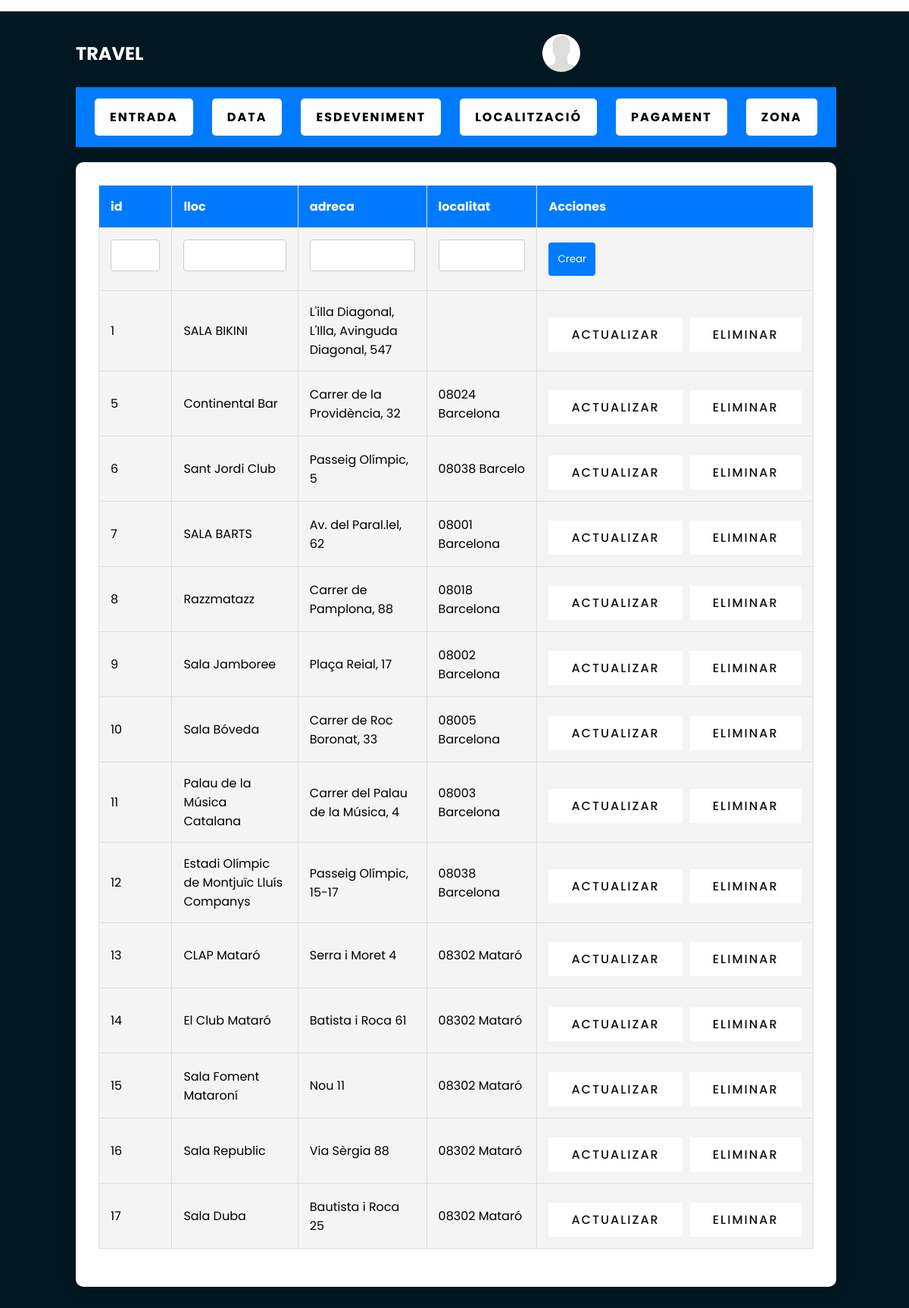
The page /index.php?MantenimentLocalitzacio/showMantenimentLocalitzacio on the database its author committed.
### tables this page shows
CREATE TABLE `tbl_localitzacio` (
  `id` int NOT NULL AUTO_INCREMENT,
  `lloc` varchar(90) NOT NULL,
  `adreca` varchar(90) NOT NULL,
  `localitat` varchar(90) NOT NULL,
  PRIMARY KEY (`id`)
);

### classes/controlador/mantenimentlocalitzaciocontroller.class.php (called while the page is built, shortened)
<?php
class MantenimentLocalitzacioController extends Controlador
{
    public function showMantenimentLocalitzacio()
    {
        $localitzacioModel = new LocalitzacioModel();
        $ObjectArray = $localitzacioModel->read();
               $view = new MantenimentLocalitzacioView();
        $view->showMantenimentLocalitzacio($ObjectArray);
    }
}
?>

### index.php (called while the page is built, shortened)
<?php
try {
    $cFront = new FrontController();
    $cFront->dispatch();
} catch (Exception $e) {
    $vError = new ErrorView();
    $vError->show($e);
}

### classes/modelo/localitzacio.class.php (called while the page is built, shortened)
<?php
class Localitzacio {
    public function __construct($id, $lloc, $adreca, $localitat) {
        $this->id = $id;
    }
}
?>

### classes/modelo/DataBase.php (called while the page is built, shortened)
<?php
class DataBase extends Singleton
{
    private static $link;
    private static $conexion;
    public function __construct($action)
    {
        self::$conexion = new Connexio($action);
    }
    private static function connectToDatabase()
    {
        switch (self::$conexion->getSgbd()) {
            case 'mysql':
                self::$link = new mysqli(self::$conexion->getServer(), self::$conexion->getUser(), self::$conexion->getPassword(), self::$conexion->getDbname());
                break;
        }
    }
    public static function executarSQL($sSql, $aParam = null)
    {
        if ($stmt = self::$link->prepare($sSql)) {
            if ($stmt->execute()) {
                if ($stmt->field_count > 0) {
                    $res = $stmt->get_result();
                    $dades = $res->fetch_all(MYSQLI_ASSOC);
                } else {
                    $dades = true;
                }
            } else {
                throw new Exception("Error al ejecutar la consulta: " . $stmt->error);
            }
        } else {
            throw new Exception("Error en la preparación de la consulta: " . self::$link->error);
        }
        return $dades;
    }
}
?>

### classes/modelo/localitzaciomodel.class.php (called while the page is built, shortened)
<?php
class LocalitzacioModel implements CRUDable {
    public function read($obj = null) {
        $db = new DataBase('select');
        $query = "SELECT * FROM tbl_localitzacio";
        $result = $db::executarSQL($query);
        return $this->transformarResultat($result);
    }
    private function transformarResultat($result) {
        $localitzacions = [];
        foreach ($result as $row) {
            $localitzacions[] = $this->crearLocalitzacioDesdeFila($row);
        }
        return $localitzacions;
    }
    private function crearLocalitzacioDesdeFila($fila) {
        return new Localitzacio(
            $fila['id'],
            $fila['lloc'],
            $fila['adreca'],
            $fila['localitat']
            );
    }
}

### classes/vista/mantenimentlocalitzacioview.class.php (the view, shortened to what this page needs)
<?php
class MantenimentLocalitzacioView
{
    public function showMantenimentLocalitzacio($ObjectArray, $data = null, $errors = null, $updateData = null, $isCreate = true)
    {
        echo "<!DOCTYPE html><html lang=\"en\">";
        include 'templates/head.tmp.php';
        echo "<body>";
        include 'templates/header.tmp.php';
        echo "  <section class=\"showcase\"><div class=\"overlay\"></div><div class=\"text\">";
        include 'templates/navManteniment.tmp.php';
        $table = $this->generateTable($ObjectArray, $data, $errors, $updateData, $isCreate);
        include 'templates/mantenimentbody.tmp.php';
        echo "</div></section></body></html>";
    }
    public function generateTable($objectArray, $data, $errors, $updateData, $isCreate)
    {
        if ($isCreate) {
            $table = '<form method="post" action="?MantenimentLocalitzacio/create">';
        } else {
            $table = '<form method="post" action="?MantenimentLocalitzacio/update">';
        }
        $table .= '<table>
        <thead>
            <tr>';
        foreach ($objectArray[0] as $key => $value) {
            $table .= "<th>$key</th>";
        }
        $table .= '<th>Acciones</th>
        </tr>
    </thead>
    <tbody>
        <tr>';
        foreach ($objectArray[0] as $key => $value) {
            $table .= '<td>';
            if ($key === 'id') {
                $table .= '<input type="text" id="' . $key . '" name="' . $key . '"';
            } else {
                $table .= '<input type="text" id="' . $key . '" name="' . $key . '"';
            }
            if ($key === 'id') {
                $table .= ' readonly';
            }
            $table .= '>';
            $table .= '</td>';
        }
        if ($isCreate) {
            $table .= '<td><button type="submit" name="create">Crear</button></td></tr>';
        } else {
            $table .= '<td><button type="submit" name="update">Actualizar</button></td></tr>';
        }
        foreach ($objectArray as $result) {
            $table .= '<tr>';
            foreach ($result as $key => $value) {
                $table .= '<td>' . $value . '</td>';
            }
            $table .= '<td>
        <div class="button-container">
            <a href="?MantenimentLocalitzacio/showUpdate&id=' . $result->id . '">Actualizar</a>
 <a href="?MantenimentLocalitzacio/delete&id=' . $result->id . '" class="delete-link" data-id="' . $result->id . '">Eliminar</a>
        </div>
    </td>
</tr>';
        }
        $table .= '</tbody></table></form>';
        return $table;
    }
}

### style.css (style rules this page uses)
* { margin: 0; padding: 0; box-sizing: border-box; font-family: 'Poppins', sans-serif; }
.showcase { position: absolute; right: 0; width: 100%; min-height: 100vh; padding: 100px; display: flex; justify-content: space-between; align-items: center; background: #111; transition: 0.5s; z-index: 2; }
.text { position: relative; z-index: 10; }
.text a { display: inline-block; font-size: 1em; background: #fff; padding: 10px 30px; text-transform: uppercase; text-decoration: none; font-weight: 500; margin-top: 10px; color: #111; letter-spacing: 2px; transition: 0.2s; }
body { background: url(http://img6.uploadhouse.com/fileuploads/17737/17737075bdad5cfa9423bb2c3c2beee695c72bb8.jpg); margin: 15px auto 0; width: 410px; }
form { margin-bottom: 15px; }
input, select { width: 100%; padding: 8px; margin-bottom: 10px; box-sizing: border-box; }
#manteniment table { width: 100%; border-collapse: collapse; margin-bottom: 20px; }
#manteniment th, #manteniment td { border: 1px solid #ddd; padding: 15px; text-align: left; }
#manteniment th { background-color: #007BFF; color: #fff; }
#manteniment td { background-color: #f4f4f4; }
#manteniment form input { padding: 10px; border: 1px solid #ccc; border-radius: 4px; }
#manteniment form button { background-color: #007BFF; color: #fff; padding: 12px; border: none; border-radius: 4px; cursor: pointer; transition: background-color 0.3s ease; }
#manteniment .button-container { display: flex; gap: 10px; }

### rows shown on the page
tbl_localitzacio: value "1", value "SALA BIKINI", value "L'illa Diagonal, L'Illa, Avinguda Diagonal, 547"
tbl_localitzacio: value "5", value "Continental Bar", value "Carrer de la Providència, 32", value "08024 Barcelona"
tbl_localitzacio: value "6", value "Sant Jordi Club", value "Passeig Olímpic, 5", value "08038 Barcelo"
tbl_localitzacio: value "7", value "SALA BARTS", value "Av. del Paral.lel, 62", value "08001 Barcelona"
tbl_localitzacio: value "8", value "Razzmatazz", value "Carrer de Pamplona, 88", value "08018 Barcelona"
tbl_localitzacio: value "9", value "Sala Jamboree", value "Plaça Reial, 17", value "08002 Barcelona"
tbl_localitzacio: value "10", value "Sala Bóveda", value "Carrer de Roc Boronat, 33", value "08005 Barcelona"
tbl_localitzacio: value "11", value "Palau de la Música Catalana", value "Carrer del Palau de la Música, 4", value "08003 Barcelona"
tbl_localitzacio: value "12", value "Estadi Olímpic de Montjuïc Lluís Companys", value "Passeig Olímpic, 15-17", value "08038 Barcelona"
tbl_localitzacio: value "13", value "CLAP Mataró", value "Serra i Moret 4", value "08302 Mataró"
tbl_localitzacio: value "14", value "El Club Mataró", value "Batista i Roca 61", value "08302 Mataró"
tbl_localitzacio: value "15", value "Sala Foment Mataroní", value "Nou 11", value "08302 Mataró"
tbl_localitzacio: value "16", value "Sala Republic", value "Via Sèrgia 88", value "08302 Mataró"
tbl_localitzacio: value "17", value "Sala Duba", value "Bautista i Roca 25", value "08302 Mataró"

### other values the page prints
$key "id"
$key "lloc"
$key "adreca"
$key "localitat"
